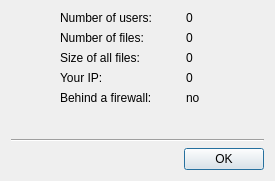
<ui version="4.0" >
 <class>NetworkDialog</class>
 <widget class="QDialog" name="NetworkDialog" >
  <property name="geometry" >
   <rect>
    <x>0</x>
    <y>0</y>
    <width>265</width>
    <height>181</height>
   </rect>
  </property>
  <property name="windowTitle" >
   <string>Network Info</string>
  </property>
  <layout class="QGridLayout" name="gridLayout" >
   <item row="0" column="0" >
    <spacer name="horizontalSpacer_2" >
     <property name="orientation" >
      <enum>Qt::Horizontal</enum>
     </property>
     <property name="sizeType" >
      <enum>QSizePolicy::MinimumExpanding</enum>
     </property>
     <property name="sizeHint" stdset="0" >
      <size>
       <width>43</width>
       <height>20</height>
      </size>
     </property>
    </spacer>
   </item>
   <item row="0" column="1" colspan="2" >
    <layout class="QVBoxLayout" name="verticalLayout" >
     <item>
      <layout class="QHBoxLayout" name="horizontalLayout" >
       <item>
        <widget class="QLabel" name="label" >
         <property name="sizePolicy" >
          <sizepolicy vsizetype="Preferred" hsizetype="Fixed" >
           <horstretch>0</horstretch>
           <verstretch>0</verstretch>
          </sizepolicy>
         </property>
         <property name="minimumSize" >
          <size>
           <width>120</width>
           <height>0</height>
          </size>
         </property>
         <property name="maximumSize" >
          <size>
           <width>120</width>
           <height>16777215</height>
          </size>
         </property>
         <property name="text" >
          <string>Number of users:</string>
         </property>
        </widget>
       </item>
       <item>
        <widget class="QLabel" name="usersLabel" >
         <property name="minimumSize" >
          <size>
           <width>30</width>
           <height>0</height>
          </size>
         </property>
         <property name="text" >
          <string>0</string>
         </property>
        </widget>
       </item>
      </layout>
     </item>
     <item>
      <layout class="QHBoxLayout" name="horizontalLayout_2" >
       <item>
        <widget class="QLabel" name="label_2" >
         <property name="sizePolicy" >
          <sizepolicy vsizetype="Preferred" hsizetype="Fixed" >
           <horstretch>0</horstretch>
           <verstretch>0</verstretch>
          </sizepolicy>
         </property>
         <property name="minimumSize" >
          <size>
           <width>120</width>
           <height>0</height>
          </size>
         </property>
         <property name="maximumSize" >
          <size>
           <width>120</width>
           <height>16777215</height>
          </size>
         </property>
         <property name="text" >
          <string>Number of files:</string>
         </property>
        </widget>
       </item>
       <item>
        <widget class="QLabel" name="filesLabel" >
         <property name="minimumSize" >
          <size>
           <width>30</width>
           <height>0</height>
          </size>
         </property>
         <property name="text" >
          <string>0</string>
         </property>
        </widget>
       </item>
      </layout>
     </item>
     <item>
      <layout class="QHBoxLayout" name="horizontalLayout_3" >
       <item>
        <widget class="QLabel" name="label_3" >
         <property name="sizePolicy" >
          <sizepolicy vsizetype="Preferred" hsizetype="Fixed" >
           <horstretch>0</horstretch>
           <verstretch>0</verstretch>
          </sizepolicy>
         </property>
         <property name="minimumSize" >
          <size>
           <width>120</width>
           <height>0</height>
          </size>
         </property>
         <property name="maximumSize" >
          <size>
           <width>120</width>
           <height>16777215</height>
          </size>
         </property>
         <property name="text" >
          <string>Size of all files:</string>
         </property>
        </widget>
       </item>
       <item>
        <widget class="QLabel" name="sizeLabel" >
         <property name="minimumSize" >
          <size>
           <width>30</width>
           <height>0</height>
          </size>
         </property>
         <property name="text" >
          <string>0</string>
         </property>
        </widget>
       </item>
      </layout>
     </item>
     <item>
      <layout class="QHBoxLayout" name="horizontalLayout_4" >
       <item>
        <widget class="QLabel" name="label_4" >
         <property name="sizePolicy" >
          <sizepolicy vsizetype="Preferred" hsizetype="Fixed" >
           <horstretch>0</horstretch>
           <verstretch>0</verstretch>
          </sizepolicy>
         </property>
         <property name="minimumSize" >
          <size>
           <width>120</width>
           <height>0</height>
          </size>
         </property>
         <property name="maximumSize" >
          <size>
           <width>120</width>
           <height>16777215</height>
          </size>
         </property>
         <property name="text" >
          <string>Your IP:</string>
         </property>
        </widget>
       </item>
       <item>
        <widget class="QLabel" name="ipLabel" >
         <property name="sizePolicy" >
          <sizepolicy vsizetype="Preferred" hsizetype="Maximum" >
           <horstretch>0</horstretch>
           <verstretch>0</verstretch>
          </sizepolicy>
         </property>
         <property name="minimumSize" >
          <size>
           <width>30</width>
           <height>0</height>
          </size>
         </property>
         <property name="text" >
          <string>0</string>
         </property>
        </widget>
       </item>
      </layout>
     </item>
     <item>
      <layout class="QHBoxLayout" name="horizontalLayout_5" >
       <item>
        <widget class="QLabel" name="label_5" >
         <property name="sizePolicy" >
          <sizepolicy vsizetype="Preferred" hsizetype="Fixed" >
           <horstretch>0</horstretch>
           <verstretch>0</verstretch>
          </sizepolicy>
         </property>
         <property name="minimumSize" >
          <size>
           <width>120</width>
           <height>0</height>
          </size>
         </property>
         <property name="maximumSize" >
          <size>
           <width>120</width>
           <height>16777215</height>
          </size>
         </property>
         <property name="text" >
          <string>Behind a firewall:</string>
         </property>
        </widget>
       </item>
       <item>
        <widget class="QLabel" name="firewalledLabel" >
         <property name="minimumSize" >
          <size>
           <width>30</width>
           <height>0</height>
          </size>
         </property>
         <property name="text" >
          <string>no</string>
         </property>
        </widget>
       </item>
      </layout>
     </item>
    </layout>
   </item>
   <item row="0" column="3" >
    <spacer name="horizontalSpacer" >
     <property name="orientation" >
      <enum>Qt::Horizontal</enum>
     </property>
     <property name="sizeType" >
      <enum>QSizePolicy::MinimumExpanding</enum>
     </property>
     <property name="sizeHint" stdset="0" >
      <size>
       <width>42</width>
       <height>20</height>
      </size>
     </property>
    </spacer>
   </item>
   <item rowspan="2" row="1" column="0" colspan="4" >
    <widget class="Line" name="line" >
     <property name="sizePolicy" >
      <sizepolicy vsizetype="Fixed" hsizetype="Expanding" >
       <horstretch>0</horstretch>
       <verstretch>0</verstretch>
      </sizepolicy>
     </property>
     <property name="orientation" >
      <enum>Qt::Horizontal</enum>
     </property>
    </widget>
   </item>
   <item row="2" column="2" colspan="2" >
    <widget class="QDialogButtonBox" name="buttonBox" >
     <property name="orientation" >
      <enum>Qt::Horizontal</enum>
     </property>
     <property name="standardButtons" >
      <set>QDialogButtonBox::Ok</set>
     </property>
    </widget>
   </item>
  </layout>
 </widget>
 <resources/>
 <connections>
  <connection>
   <sender>buttonBox</sender>
   <signal>accepted()</signal>
   <receiver>NetworkDialog</receiver>
   <slot>accept()</slot>
   <hints>
    <hint type="sourcelabel" >
     <x>248</x>
     <y>254</y>
    </hint>
    <hint type="destinationlabel" >
     <x>157</x>
     <y>274</y>
    </hint>
   </hints>
  </connection>
  <connection>
   <sender>buttonBox</sender>
   <signal>rejected()</signal>
   <receiver>NetworkDialog</receiver>
   <slot>reject()</slot>
   <hints>
    <hint type="sourcelabel" >
     <x>316</x>
     <y>260</y>
    </hint>
    <hint type="destinationlabel" >
     <x>286</x>
     <y>274</y>
    </hint>
   </hints>
  </connection>
 </connections>
</ui>
